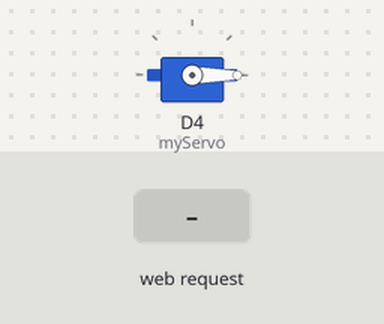
Bench run of a sketch on a simulated ESP8266 (NodeMCU). Parts: servo. The test bench sets the inputs (shaded band). WiFi joins after 1.5 s; servers stay silent unless stated; network time is answered at once with the bench clock; the local clock reads 2024-03-15 10:24:30 at power-on unless the sketch sets it; what the sketch prints to the serial monitor is not drawn.

Above: at 3.2 s.
3.3 s: HTTP request GET /testServo received
At 4.8 s:
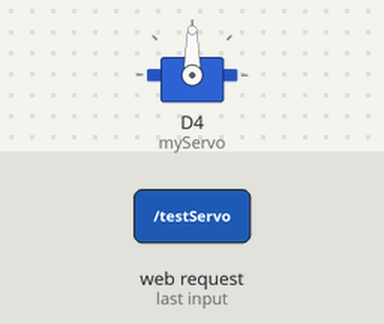
Timing chart, 0 to 6.5 s (numbered marks = the images above; inputs shaded):
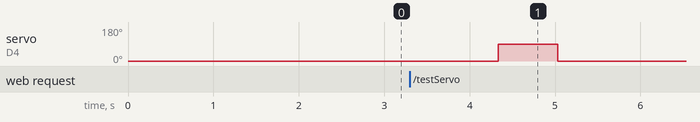

Measured:
- after the input at 3.3 s, servo on D4 (myServo): 0° → 90° after 1.0 s, → 0° 0.70 s later

The sketch:

PilDispensor.ino
```cpp
#include <ESP8266WiFi.h>
#include <ESP8266WebServer.h>
#include <Servo.h>
#include <WiFiUdp.h>
#include <NTPClient.h>
#include <ArduinoJson.h>
#include <vector>

// Replace with your WiFi credentials
const char* ssid = "yadav";
const char* password = "#s12082003y#";

// Initialize objects
ESP8266WebServer server(80);
Servo myServo;

WiFiUDP ntpUDP;
NTPClient timeClient(ntpUDP, "pool.ntp.org", 19800, 60000); // IST (GMT+5:30)

struct ScheduleEntry {
  String day;
  String time;
};

std::vector<ScheduleEntry> schedule;

void rotateServoOnce() {
  Serial.println("Rotating Servo: 0° → 90° → 0°");

  myServo.attach(D4);      // Attach before rotation
  myServo.write(0);        // Start at 0°
  delay(300);
  myServo.write(90);       // Rotate to 90°
  delay(700);
  myServo.write(0);        // Back to 0°
  delay(300);
  myServo.detach();        // Detach to stop jitter
  Serial.println("Rotation complete");
}

void handleSetSchedule() {
  if (server.hasArg("plain")) {
    DynamicJsonDocument doc(2048);
    DeserializationError error = deserializeJson(doc, server.arg("plain"));

    if (error) {
      server.send(400, "text/plain", "Invalid JSON");
      return;
    }

    schedule.clear();
    for (JsonObject obj : doc.as<JsonArray>()) {
      ScheduleEntry entry;
      entry.day = obj["day"].as<String>();
      entry.time = obj["time"].as<String>();
      schedule.push_back(entry);
    }

    server.send(200, "text/plain", "Schedule received");
    Serial.println("Schedule updated:");
    for (auto& s : schedule) {
      Serial.println(s.day + " @ " + s.time);
    }
  } else {
    server.send(400, "text/plain", "Bad Request");
  }
}

void handleTestServo() {
  rotateServoOnce();
  server.send(200, "text/plain", "Test complete");
}

String getCurrentDay() {
  time_t rawTime = timeClient.getEpochTime();
  struct tm* timeInfo = localtime(&rawTime);
  const char* days[] = {"Sun", "Mon", "Tue", "Wed", "Thu", "Fri", "Sat"};
  return String(days[timeInfo->tm_wday]);
}

String getCurrentTime() {
  char buffer[6];
  sprintf(buffer, "%02d:%02d", timeClient.getHours(), timeClient.getMinutes());
  return String(buffer);
}

void setup() {
  Serial.begin(115200);

  myServo.attach(D4);  // Initial attach and reset
  myServo.write(0);
  delay(500);
  myServo.detach();

  WiFi.begin(ssid, password);
  Serial.print("Connecting to WiFi");

  while (WiFi.status() != WL_CONNECTED) {
    delay(500);
    Serial.print(".");
  }
  Serial.println("\nWiFi connected: " + WiFi.localIP().toString());

  timeClient.begin();

  server.on("/setSchedule", HTTP_POST, handleSetSchedule);
  server.on("/testServo", HTTP_GET, handleTestServo);
  server.begin();
  Serial.println("Web server started");
}

void loop() {
  server.handleClient();
  timeClient.update();

  String nowDay = getCurrentDay();
  String nowTime = getCurrentTime();

  static String lastTriggered = "";

  for (auto& entry : schedule) {
    if (entry.day == nowDay && entry.time == nowTime && lastTriggered != (nowDay + nowTime)) {
      Serial.println("Scheduled match: " + entry.day + " " + entry.time);
      rotateServoOnce();
      lastTriggered = nowDay + nowTime;
      break;
    }
  }

  delay(1000); // check once per second
}
```
